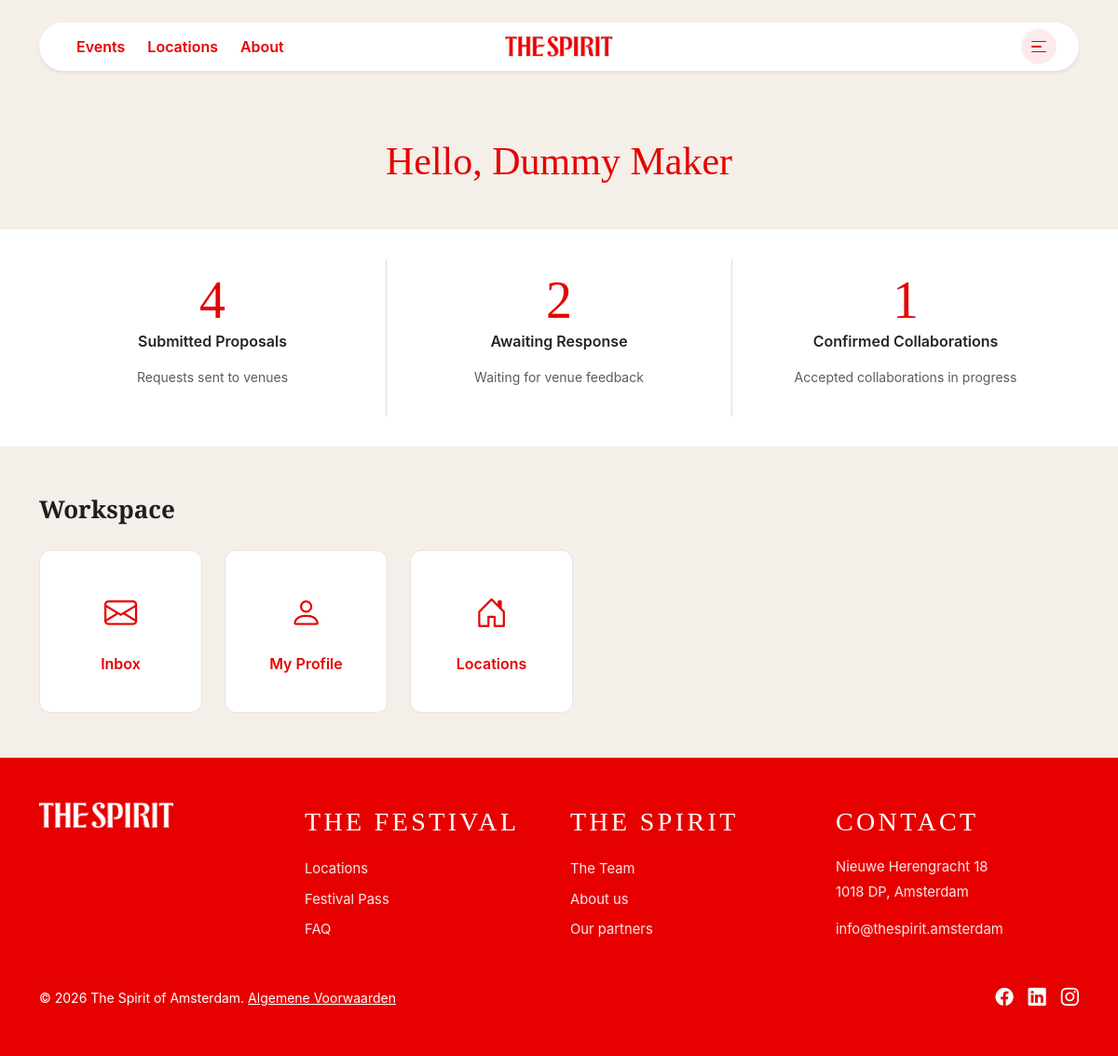
/dashboard (signed in), run on an earlier commit of the app's database.
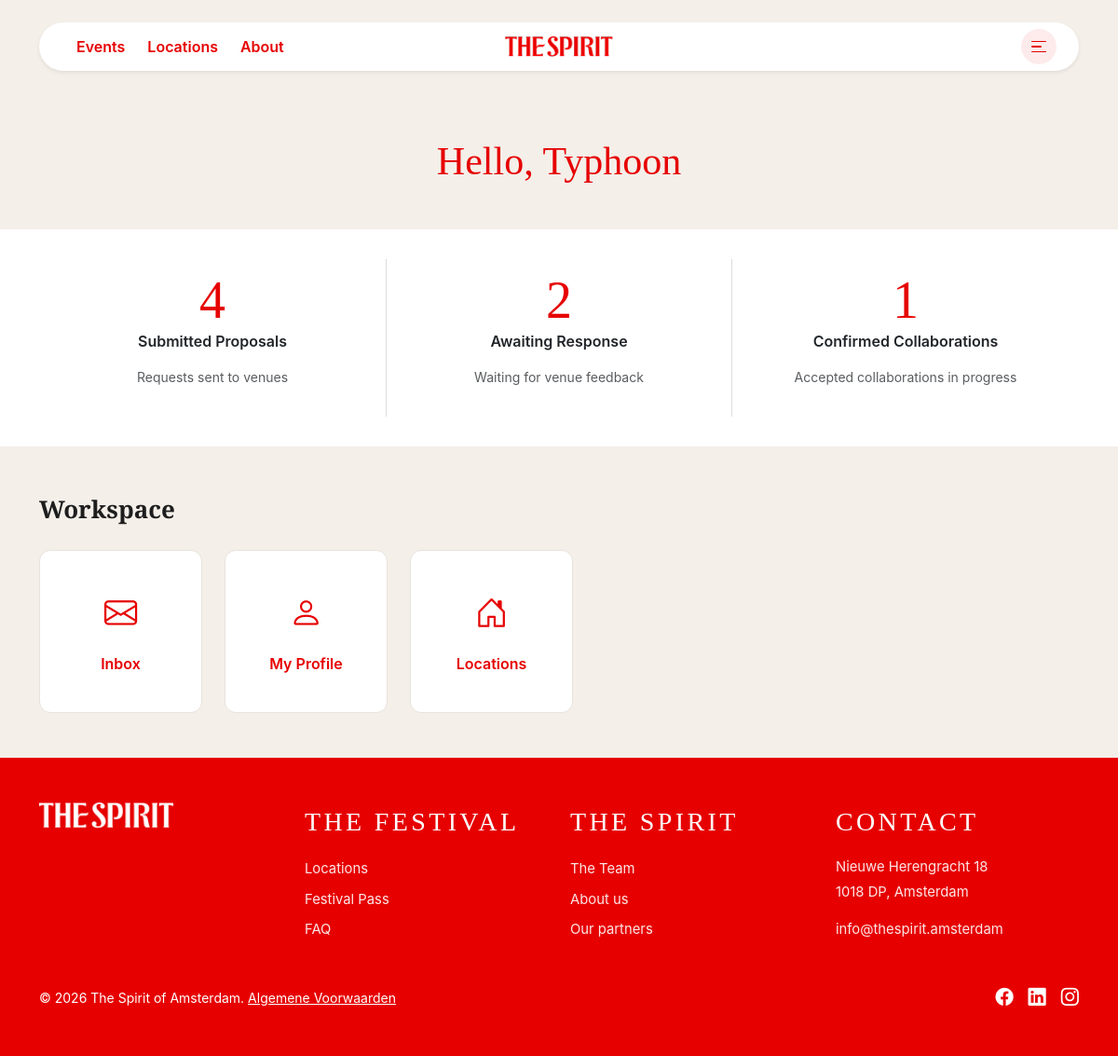
And on a later commit of the database.
### tables this page shows
CREATE TABLE "MAKERS" (
	"maker_id"	INTEGER,
	"user_id"	INTEGER NOT NULL,
	"phone"	TEXT NOT NULL,
	"gender"	TEXT NOT NULL,
	"website"	TEXT,
	"instagram"	TEXT,
	"linkedin"	TEXT,
	"tiktok"	TEXT,
	"program_tags"	TEXT NOT NULL,
	"performances"	TEXT,
	"themes"	TEXT NOT NULL,
	"maker_name"	TEXT NOT NULL,
	PRIMARY KEY("maker_id"),
	FOREIGN KEY("user_id") REFERENCES ""
);

### routes.py (the view)
    @app.route("/dashboard")
    def dashboard():
        if not session.get("user_id"):
            return redirect(url_for("login"))
        role = session.get("role")
        display_name = "User"
        venue = None
        if role == "maker":
            maker = get_maker_by_user_id(session.get("user_id"))
            if maker:
                display_name = maker["maker_name"]
        elif role == "venue":
            venue = get_venue_by_user_id(session.get("user_id"))
            if venue:
                display_name = venue["name"]
        return render_template(
            "dashboard.html",
            role=role,
            display_name=display_name,
            venue=venue
        )

### database/database.py (called while the page is built)
def get_db_connection():
    connection = sqlite3.connect("database/spirit-db.db")
    connection.row_factory = sqlite3.Row
    return connection

### database/queries.py (called while the page is built)
def get_maker_by_user_id(user_id):
    connection = get_db_connection()
    cursor = connection.cursor()
    cursor.execute(
        """
        SELECT *
        FROM makers
        WHERE user_id = ?
        """,
        (user_id,)
    )
    maker = cursor.fetchone()
    connection.close()
    return maker

### templates/dashboard.html (shortened to what this page needs)
{% extends "base.html" %}
{% block extra_css %}
  <link rel="stylesheet" href="{{ url_for('static', filename='css/forms.css') }}" />
  <link rel="stylesheet" href="{{ url_for('static', filename='css/dashboard.css') }}" />
{% endblock %}
{% block content %}
<main class="container py-5">
  <h1 class="form-title text-center mb-5">
    Hello, {{ display_name }}
  </h1>
  {% if role == "venue" %}
    {% include "sections/dashboard/venue-stats.html" %}
    {% include "sections/dashboard/venue-actions.html" %}
  {% elif role == "maker" %}
    {% include "sections/dashboard/maker-stats.html" %}
    {% include "sections/dashboard/maker-actions.html" %}
  {% endif %}
</main>
{% endblock %}

What changed in the data, as far as the page shows it:
changed MAKERS: maker_name "Dummy Maker" → "Typhoon"
